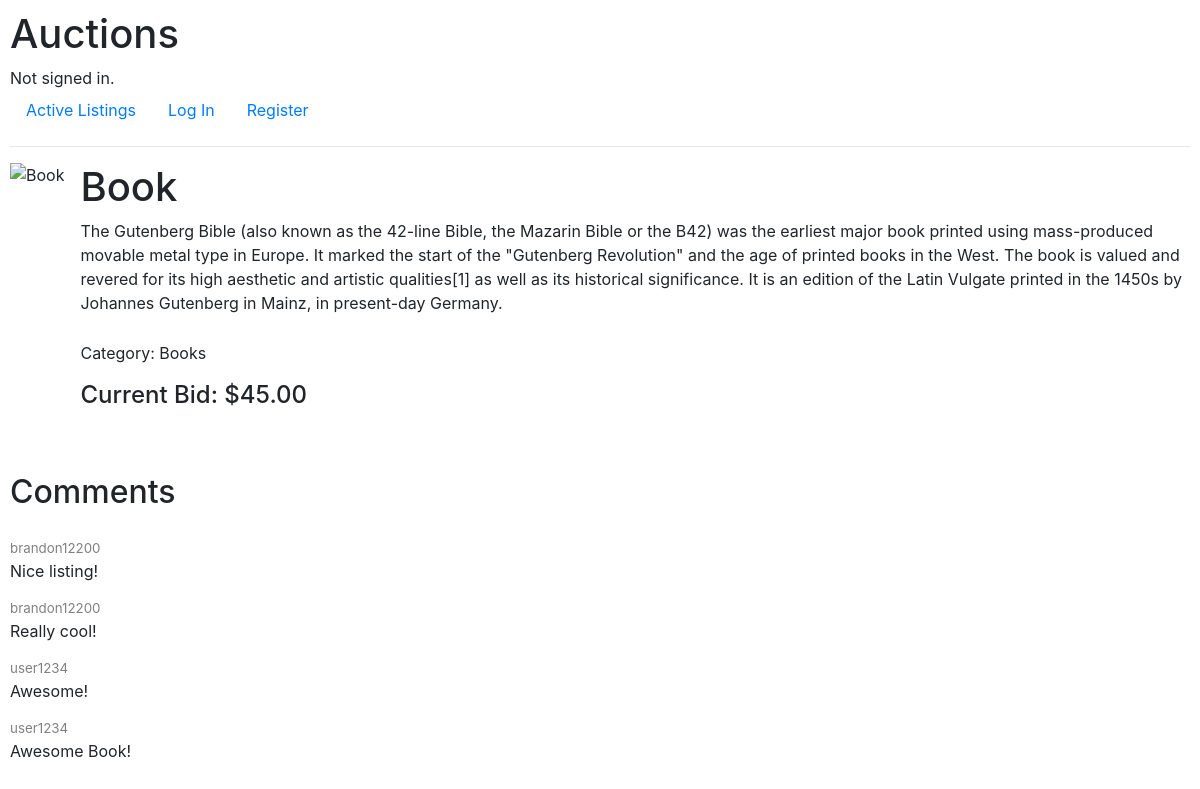
Screenshot of /view_listing/1/ with the database file from the repository.
### auctions/models.py (models this page shows)
class Listing(models.Model):
    CATEGORY_CHOICES = (
        ('electronics', 'Electronics'),
        ('fashion', 'Fashion'),
        ('books', 'Books'),
        ('home', 'Home'),
        ('toys', 'Toys'),
        ('sports', 'Sports'),
        ('food', 'Food'),
        ('art', 'Art'),
        ('jewelry', 'Jewelry'),
        ('automotive', 'Automotive'),
        ('real-estate', 'Real Estate'),
    )
    title = models.CharField(max_length=2000)
    description = models.TextField(max_length=1000, default="No description provided")
    image = models.URLField(max_length=200000, null=True, blank=True)
    category = models.CharField(max_length=100, choices=CATEGORY_CHOICES)
    current_bid = models.FloatField(default=0.0)
    seller = models.ForeignKey(User, on_delete=models.CASCADE)
    created_at = models.DateTimeField(auto_now_add=True)
    is_closed = models.BooleanField(default=False)

class Comment(models.Model):
    item = models.ForeignKey(Listing, on_delete=models.CASCADE)
    comment = models.TextField(max_length=30000)
    commenter = models.ForeignKey(User, on_delete=models.CASCADE)

class User(AbstractUser):
    pass
    watchlist = models.ManyToManyField('Listing', related_name='wishlists')

### auctions/views.py (the view)
# urls.py: path("view_listing/<int:listing>/", views.view_listing, name="view_listing"),
def view_listing(request, listing):
    most_recent_bid = Bid.objects.filter(item=listing).order_by('-placed_at').first()
    comments = Comment.objects.filter(item=listing)
    user = request.user
    if user.is_authenticated:
        watchlist = user.watchlist.all()
    else:
        watchlist = None
    return render(request, 'auctions/listing.html', {
        "listing":Listing.objects.get(id = listing),
        "most_recent_bid":most_recent_bid,
        "comments":comments,
        "watchlist":watchlist
    })

### auctions/templates/auctions/listing.html (shortened to what this page needs)
{% extends "auctions/layout.html" %}
{% block body %}
<div class="media">
    <img class="mr-3" src="{{ listing.image }}" alt="{{ listing.title }}" style="height: 300px; object-fit: cover;">
    <div class="media-body">
        <h1 class="mt-0">{{ listing.title }}</h1>
        <p>{{ listing.description }}</p>
        <div style="height: 10px;"></div>
        <p>Category: {{ listing.category|title }}</p>
        <h4>Current Bid: ${{ listing.current_bid|floatformat:2 }}</h4>
  </div>
</div>
<div class="media">
    <div class="media-body">
    {% if not user.is_authenticated %}
        <div style="height: 10px;"></div>
    {% endif %}
        <h2>Comments</h2>
        <div style="height: 20px;"></div>
        {% if comments %}
            {% for comment in comments %}
                <p style="font-size: smaller; color: grey; margin-bottom: 0;">{{ comment.commenter }}</p>
                <p style="margin-top: 0;">{{ comment.comment }}</p>
            {% endfor %}
        {% else %}
            <p>No comments yet!</p>
        {% endif %}
    </div>
</div>
{% endblock %}

### auctions/templates/auctions/layout.html (shortened to what this page needs)
{% load static %}
<!DOCTYPE html>
<html lang="en">
    <head>
        <link rel="stylesheet" href="https://stackpath.bootstrapcdn.com/bootstrap/4.4.1/css/bootstrap.min.css">
        <link href="{% static 'auctions/styles.css' %}" rel="stylesheet">
    </head>
    <body>
        <h1>Auctions</h1>
        <div>
            {% if user.is_authenticated %}
                Signed in as <strong>{{ user.username }}</strong>.
            {% else %}
                Not signed in.
            {% endif %}
        </div>
        <ul class="nav nav-pills">
            <li class="nav-item">
                <a class="nav-link" href="{% url 'index' %}">Active Listings</a>
            </li>
            {% if user.is_authenticated %}
                <li class="nav-item">
                    <a class="nav-link" href="{% url 'logout' %}">Log Out</a>
                </li>
                <li class="nav-item">
                    <a class="nav-link" href="{% url 'new_listing' %}">Create New Listing</a>
                </li>
                <li class="nav-item">
                    <a class="nav-link" href="{% url 'categories' %}">Categories</a>
                </li>
                <li class="nav-item">
                    <a class="nav-link" href="{% url 'view_watchlist' %}">Watchlist</a>
                </li>
            {% else %}
                <li class="nav-item">
                    <a class="nav-link" href="{% url 'login' %}">Log In</a>
                </li>
                <li class="nav-item">
                    <a class="nav-link" href="{% url 'register' %}">Register</a>
                </li>
            {% endif %}
        </ul>
        <hr>
        {% block body %}
        {% endblock %}
    </body>
</html>

### auctions/static/auctions/styles.css (style rules this page uses)
body { padding: 10px; }

### rows the page displays
Listing: title "Book", description "The Gutenberg Bible (also known as the 42-line Bible, the Mazarin Bible or the B42) was the earliest major book printed using mass-produced movable metal type in Europe. It marked the start of the \"Gutenberg Revolution\" and the age of printed books in the West. The book is valued and revered for its high aesthetic and artistic qualities[1] as well as its historical significance. It is an edition of the Latin Vulgate printed in the 1450s by Johannes Gutenberg in Mainz, in present-day Germany.", category "Books", current_bid "45.00"
Comment: commenter "brandon12200", comment "Nice listing!"
Comment: commenter "brandon12200", comment "Really cool!"
Comment: commenter "user1234", comment "Awesome!"
Comment: commenter "user1234", comment "Awesome Book!"
